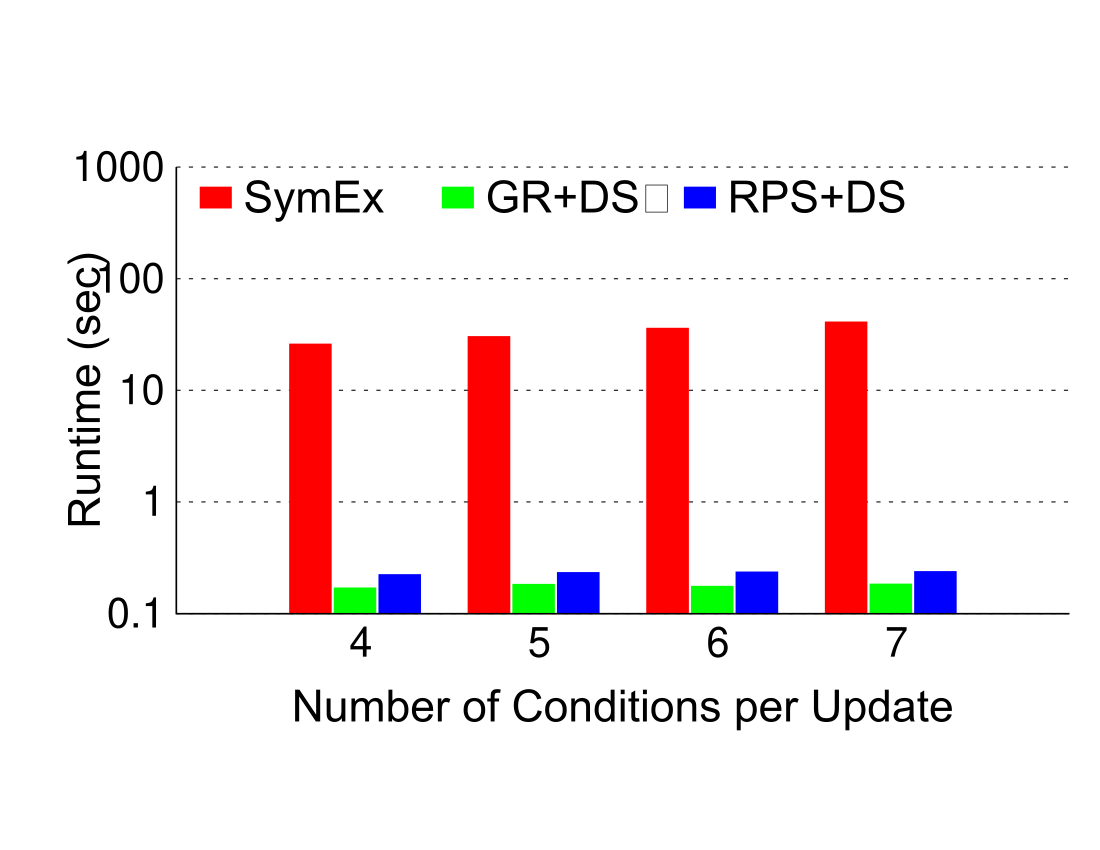

This chart was generated by the following gnuplot code:
# length/width ratio and terminal
set size ratio 0.5
set terminal postscript color enhanced  
set output 'conditions.ps'

# Title
unset title

# Margins
set tmargin -3
set bmargin -2
set rmargin 0
set lmargin -1

# border
set border 3 front linetype -1 linewidth 1.000

# Boxes
set boxwidth 0.95 absolute
set style fill   solid 1.00 noborder

# line styles
set linetype 1 lt -1 lw 1 lc rgb "#FF0000"
set linetype 2 lt -1 lw 1 lc rgb "#00FF00" 
set linetype 3 lt -1 lw 1 lc rgb "#0000FF"
#set linetype 4 lt -1 lw 1 lc rgb "#000000" 

set linetype cycle 3


# Grid
set grid nopolar
set grid noxtics nomxtics ytics nomytics noztics nomztics \
 nox2tics nomx2tics noy2tics nomy2tics nocbtics nomcbtics
set grid layerdefault   linetype 0 linewidth 3.000,  linetype 0 linewidth 1.000

# Key
set key nobox autotitles columnhead Left reverse left
set key font "Arial,32"
set key width 10
set key samplen 2
set key spacing 4
set key maxrows 1

# style - histogram
set style histogram clustered gap 1 title  offset character 2, 0.25, 0
set datafile missing '-'
set style data histograms

# Axis
set xtics border in scale 0,0 nomirror   offset character 0.5, -0.5, 2 autojustify
set xtics norangelimit font ",30"
set xtics   ()

set logscale y
set yrange [ 0.1 : 1000 ]
set ytics border in scale 0,0 mirror norotate  offset character 0, 0, 0 autojustify
set ytics font ",30"

set xlabel font "Arial,32"
set xlabel "\nNumber of Conditions per Update" 
set xlabel  offset character 0, 0, 0  norotate

set ylabel "Runtime (sec)" 
set ylabel font "Arial,32"


# Plot command
plot 'conditions.csv' using 3 t col, '' using 4:xtic(1) t col, '' using 2 t col
